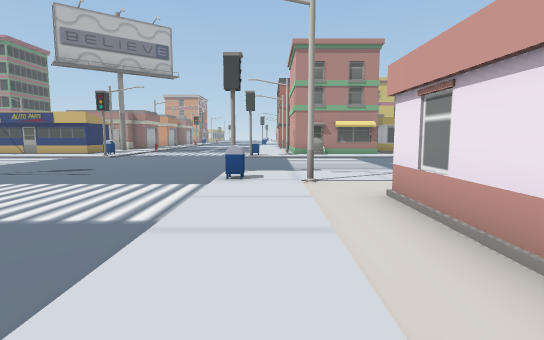
View 1 (above)

23 first-person views from a walk through a 3-D level made in the Unity game engine. The camera is 1.5 m above the floor, tilts 6° down and sees 80° across. The floor is counted in squares, 2 m on a side. Each view is taken from the middle of a square. On the plan, view 1 faces up. The plan holds only what a view shows up to about 11 squares ahead; the rest is blank. The place goes on beyond the plan.

View 2
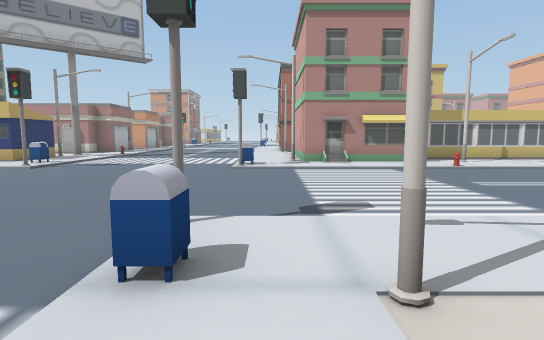

View 3
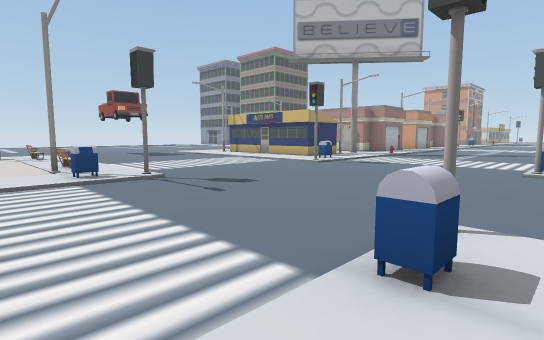

View 4
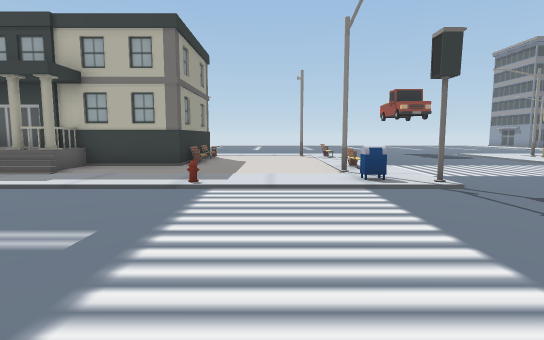

View 5
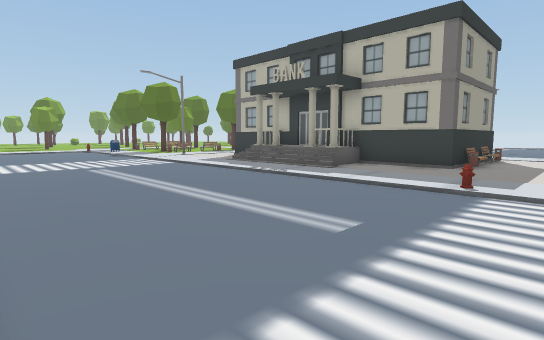

View 6
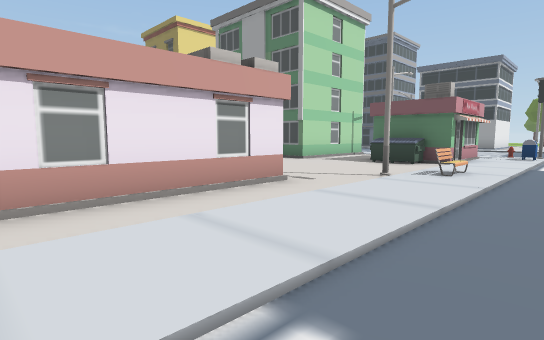

View 7
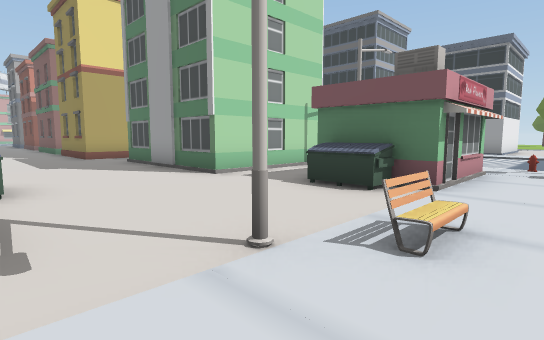

View 8
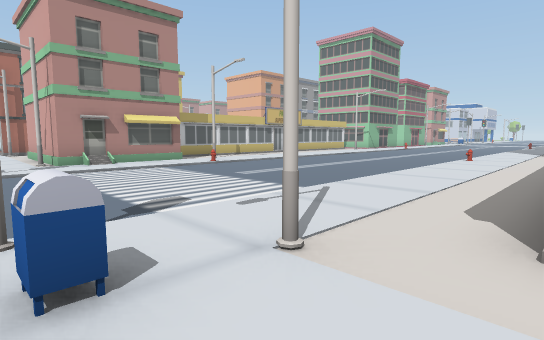

View 9
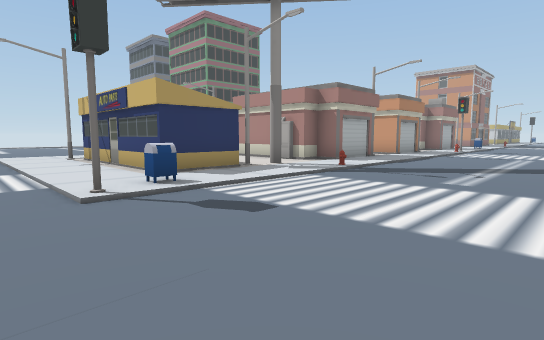

View 10
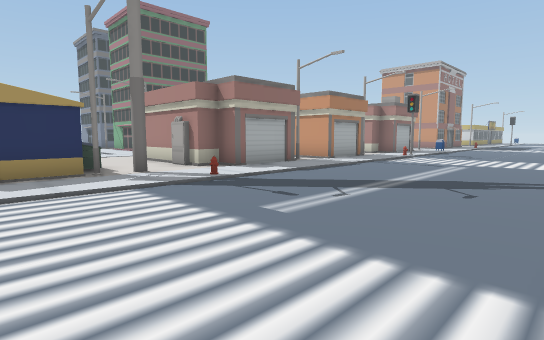

View 11
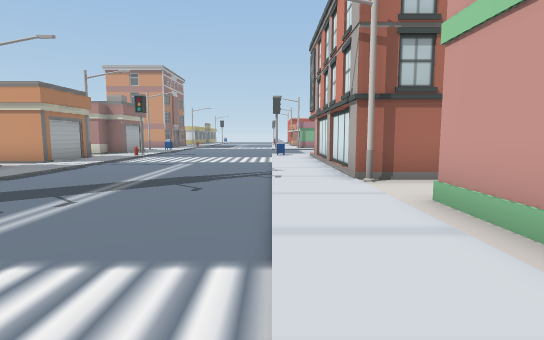

View 12
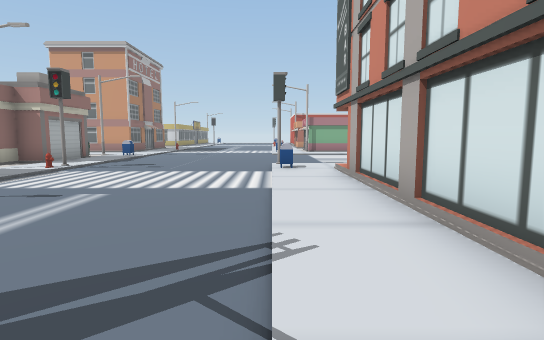

View 13
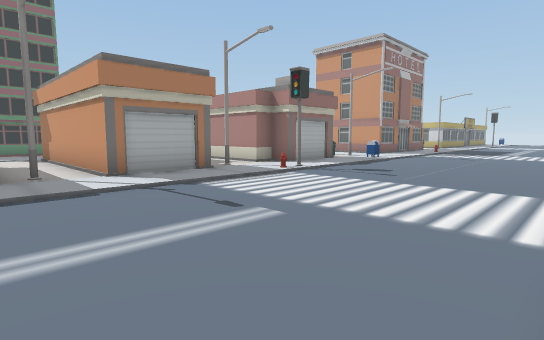

View 14
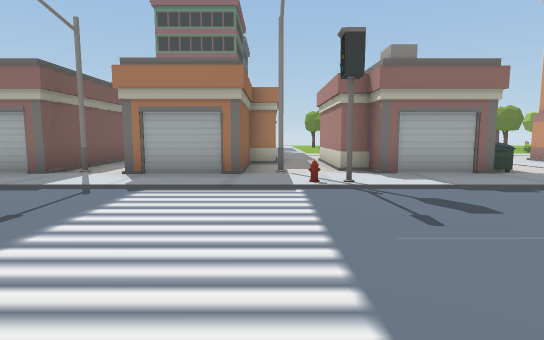

View 15
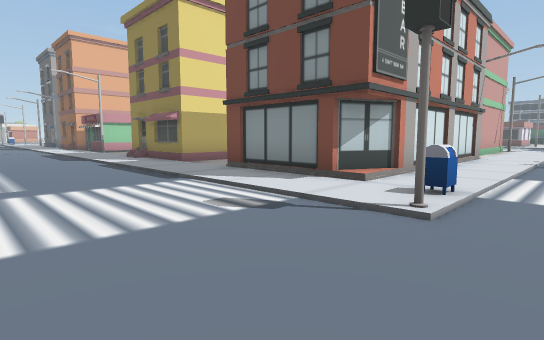

View 16
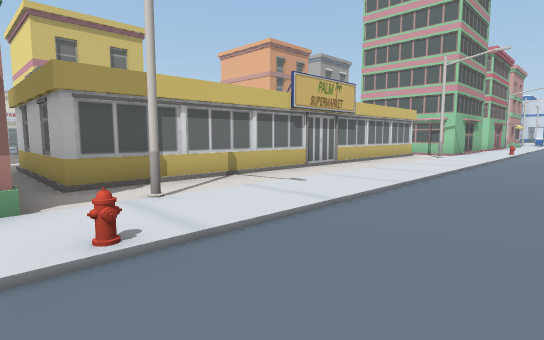

View 17
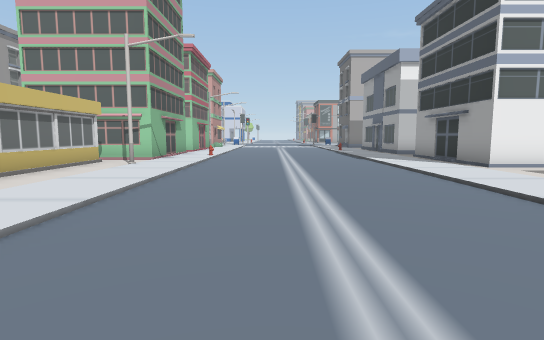

View 18
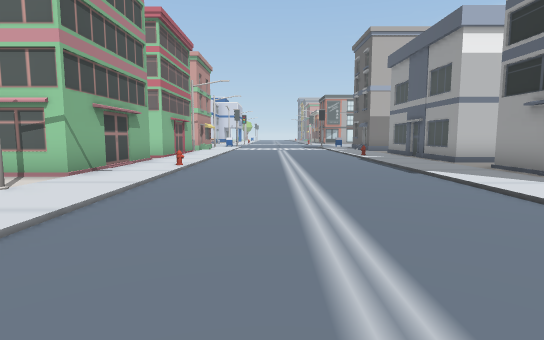

View 19
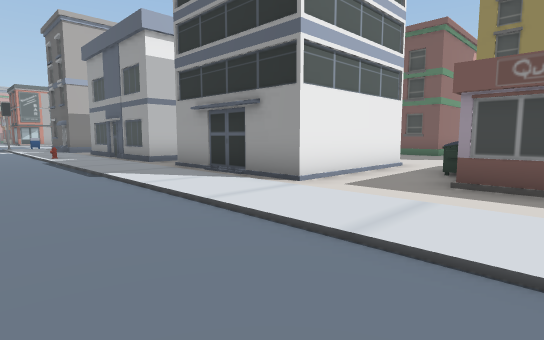

View 20
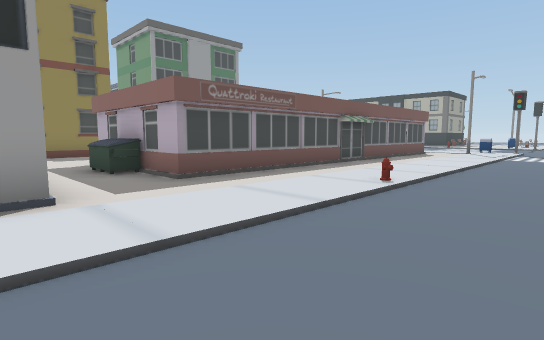

View 21
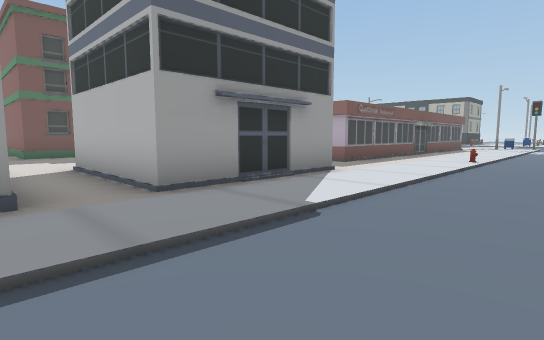

View 22
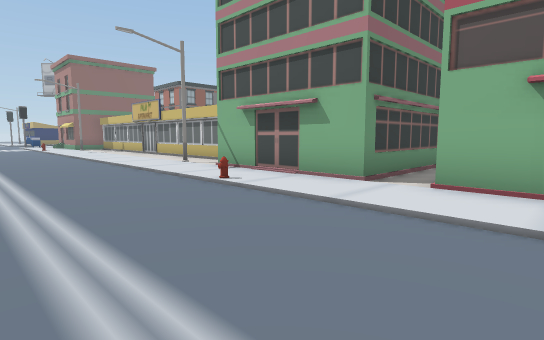

View 23
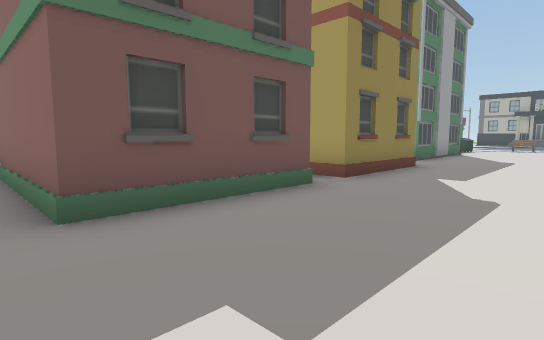

### Floor plan
Key: @ floor where view 1 was taken; # wall or solid block; . main floor; : floor 0.25 m higher than the main floor; / step, stairs or slope; M mailbox; S streetlight; B building; I billboard; H hydrant; E bench; U dumpster; O other object.
Columns run from 12 left of view 1 to 23 right of it. Each row starts with its distance up from view 1.
 31    UU:/..........
 30     B:/..................
 29     #:/..................
 28  ####:O....O////////////
 27  :::::H....M:::::::://:
 26   #:S:/..../:B###:####
 25   ##B:/..../:##   #
 24   ###:/..../:#
 23 ####B:/..../:#
 22 ::::S:/..../:#
 21  ###B:/..../:#
 20   ###:/..../:##
 19  ####:/..../:S:  :
 18  :::::O..../:#B  B
 17  :::I:/..../:#   #              B
 16   UUS:/..../:#   #              #:
 15     #:/..../:## ############:#  #:
 14 B##B#:/..../:S###:S::::::::S:####:B#
 13 :::::M/....M::::::::::::::::::::::::
 12 //////O....O/////H/////////////H////
 11 ....................................
 10 ....................................
  9 ....................................
  8 ....................................
  7  //O//O....O//////////H////////////O
  6 :::OSM/....M::::::::::::::::::::::::
  5 ::::::/..../:S:::::::::::::###B:####
  4 ::::::/..../::###########::  ##:#
  3 ::::::H..../::#         #::   #:
  2 :OO:::/..../::#         #U:   #:
  1    :::/..../::#         #::   ::BB
  0    :::/..../@:B:OO       :::::::
 -1    B///..../::::::::::::::::::::
 -2      //....//S::::::::::::::::::
 -3      //..../E:::::::::::##::::::
 -4      //..../::U::#####:####   #:
 -5      :/..../:##::#            #:
 -6      :/..../:#  :#            #:
 -7       /..../:B   B            B

Positions as (right, up) in squares from view 1, and headings:
1: (0, 0), facing up
2: (0, 4), facing up
3: (0, 4), facing up-left
4: (-1, 4), facing left
5: (-1, 4), facing down-left
6: (-2, 4), facing down-right
7: (-1, 0), facing down-right
8: (-1, 4), facing up-right
9: (-2, 11), facing up-left
10: (-1, 14), facing up-left
11: (-1, 14), facing up
12: (-1, 19), facing up
13: (-1, 21), facing up-left
14: (-1, 26), facing left
15: (-2, 31), facing down-right
16: (4, 10), facing up-right
17: (7, 10), facing right
18: (11, 10), facing right
19: (11, 9), facing down-right
20: (15, 9), facing down-left
21: (20, 9), facing down-left
22: (23, 9), facing up-left
23: (19, 0), facing down-left
